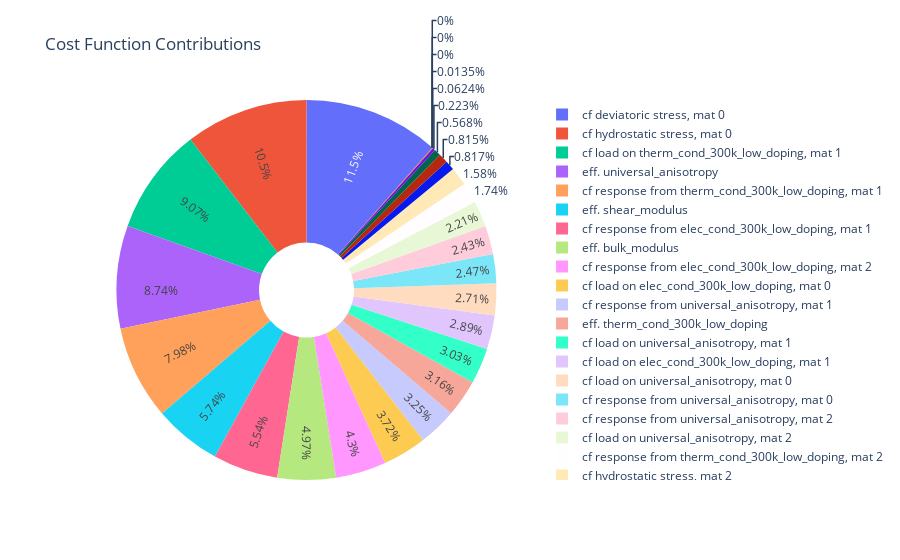

Source (notebook cell):
### Markdown cell above
Plot the contributions to the cost function for the best performer

*Note on how many contributions to expect:*
Per property, there is
* 1 effective property term
* (Non-modulus) 2 concentration factor terms per material
* (Modulus) 2 concentration factor terms per coupled (bulk, shear) moduli per material -- not considered individual properties

*For example*, for a 3-phase composite which considers carrier-transport and elastic property categories, not including volume fraction, there are 5 properties per material, so in total we expect
* 5 effective property terms
* 18 = 6 concentration factor terms (load and response terms for electrical conductivity, thermal conductivity, and universal anisotropy) $\times$ 3 materials
* 6 = 2 concentration factor terms (coupled deviatoric and hydrostatic terms from coupled bulk/shear moduli) $\times$ 3 materials

### Code cell
visualizer.plot_cost_func_contribs()

### Figure 1 — Plotly figure (JSON) as saved in the notebook; plotly's stock layout.template omitted (floating-point values rounded to 4 significant figures)
{"data": [{"hole": 0.25, "insidetextorientation": "radial", "labels": ["eff. elec_cond_300k_low_doping", "eff. therm_cond_300k_low_doping", "eff. bulk_modulus", "eff. shear_modulus", "eff. universal_anisotropy", "cf load on elec_cond_300k_low_doping, mat 0", "cf response from elec_cond_300k_low_doping, mat 0", "cf load on elec_cond_300k_low_doping, mat 1", "cf response from elec_cond_300k_low_doping, mat 1", "cf load on elec_cond_300k_low_doping, mat 2", "cf response from elec_cond_300k_low_doping, mat 2", "cf load on therm_cond_300k_low_doping, mat 0", "cf response from therm_cond_300k_low_doping, mat 0", "cf load on therm_cond_300k_low_doping, mat 1", "cf response from therm_cond_300k_low_doping, mat 1", "cf load on therm_cond_300k_low_doping, mat 2", "cf response from therm_cond_300k_low_doping, mat 2", "cf hydrostatic stress, mat 0", "cf hydrostatic stress, mat 1", "cf hydrostatic stress, mat 2", "cf deviatoric stress, mat 0", "cf deviatoric stress, mat 1", "cf deviatoric stress, mat 2", "cf load on universal_anisotropy, mat 0", "cf response from universal_anisotropy, mat 0", "cf load on universal_anisotropy, mat 1", "cf response from universal_anisotropy, mat 1", "cf load on universal_anisotropy, mat 2", "cf response from universal_anisotropy, mat 2"], "textinfo": "percent", "type": "pie", "values": [0.0001697, 0.03966, 0.0624, 0.07213, 0.1098, 0.04679, 0.002803, 0.03625, 0.06954, 0.007135, 0.05399, 0.0007839, 0, 0.1139, 0.1003, 0.01024, 0.02187, 0.1314, 0, 0.01981, 0.1447, 0, 0.01027, 0.03404, 0.03102, 0.03812, 0.04088, 0.02775, 0.03055]}], "layout": {"showlegend": true, "title": {"text": "Cost Function Contributions"}}}
